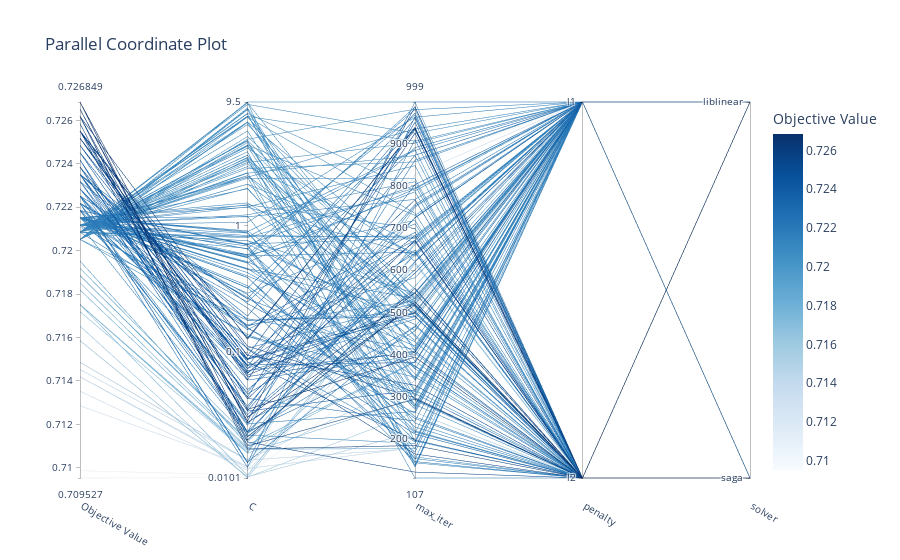

Here is the notebook cell this chart was saved with:
### Code cell
optuna.visualization.plot_parallel_coordinate(study)

### Figure 1 — Plotly figure (JSON) as saved in the notebook; plotly's stock layout.template omitted (floating-point values rounded to 4 significant figures; data arrays with more than 128 entries replaced by an {"elided": "..."} marker saying what was removed)
{"data": [{"dimensions": [{"label": "Objective Value", "range": [0.7095, 0.7268], "values": {"elided": "200 float values"}}, {"label": "C", "range": [-1.994, 0.9779], "ticktext": ["0.0101", "0.1", "1", "9.5"], "tickvals": [-1.994, -1, 0, 0.9779], "values": {"elided": "200 float values"}}, {"label": "max_iter", "range": [107, 999], "values": {"elided": "200 int values"}}, {"label": "penalty", "range": [0, 1], "ticktext": ["l2", "l1"], "tickvals": [0, 1], "values": {"elided": "200 int values"}}, {"label": "solver", "range": [0, 1], "ticktext": ["saga", "liblinear"], "tickvals": [0, 1], "values": {"elided": "200 int values"}}], "labelangle": 30, "labelside": "bottom", "line": {"color": {"elided": "200 float values"}, "colorbar": {"title": {"text": "Objective Value"}}, "colorscale": [[0, "rgb(247,251,255)"], [0.125, "rgb(222,235,247)"], [0.25, "rgb(198,219,239)"], [0.375, "rgb(158,202,225)"], [0.5, "rgb(107,174,214)"], [0.625, "rgb(66,146,198)"], [0.75, "rgb(33,113,181)"], [0.875, "rgb(8,81,156)"], [1, "rgb(8,48,107)"]], "reversescale": false, "showscale": true}, "type": "parcoords"}], "layout": {"title": {"text": "Parallel Coordinate Plot"}}}
